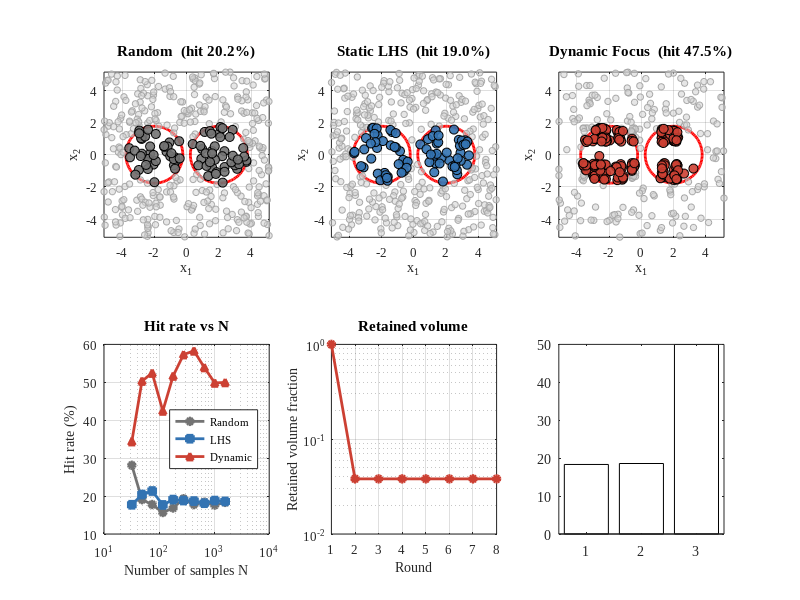

Here is the MATLAB script that generated this plot: (Note: this script raises an error after producing the figure.)
function sampling_dynamic_focus()

set(0, 'DefaultAxesFontName', 'Times New Roman');
set(0, 'DefaultTextFontName',  'Times New Roman');
set(0, 'DefaultAxesFontSize', 10);
set(0, 'DefaultFigureColor', 'w');
set(0, 'DefaultAxesFontAngle', 'normal');
set(0, 'DefaultTextFontAngle', 'normal');
try
    set(0, 'DefaultAxesXTickLabelRotation', 0);
    set(0, 'DefaultAxesYTickLabelRotation', 0);
catch
end

FIG_POS   = [100, 100, 1500, 500];
FS_TITLE  = 11;
FS_LABEL  = 10;
FS_TICK   = 9;
FS_LEGEND = 8;

outdir = fullfile(pwd, 'output');
if ~exist(outdir, 'dir'), mkdir(outdir); end

LB = -5.12;  UB = 5.12;
Rthr = 0.5;
N = 400;

opts = struct();
opts.nRounds     = 8;
opts.GS          = 0.1;
opts.gMax        = 0.2;
opts.k0          = 2.0;
opts.kDecay      = 0.5;
opts.minPts      = 4;
opts.minVol      = 1e-6;
opts.exploreFrac = 0.30;

COL = struct();
COL.rand    = [0.45, 0.45, 0.45];
COL.lhs     = [0.20, 0.45, 0.70];
COL.dynamic = [0.80, 0.25, 0.20];
COL.noncrit = [0.82, 0.82, 0.82];

colors = { COL.rand, COL.lhs, COL.dynamic };
titles = {'Random', 'Static LHS', 'Dynamic Focus'};

rng(42);
res2 = run_experiment(2, N, LB, UB, Rthr, opts);
res3 = run_experiment(3, N, LB, UB, Rthr, opts);

% ================= Figure 1: 2D =================
figure('Position', FIG_POS, 'Color', 'w');
methods2 = {res2.X_rand, res2.X_lhs, res2.X_dyn};
for mi = 1:3
    subplot(2, 3, mi);
    plot_scatter_2d(res2.wfun, methods2{mi}, LB, UB, Rthr, colors{mi}, COL.noncrit, FS_LABEL, FS_TICK);
    hit = 100 * mean(res2.wfun(methods2{mi}) > Rthr);
    title(sprintf('%s  (hit %.1f%%)', titles{mi}, hit), ...
        'FontSize', FS_TITLE, 'FontWeight', 'bold', 'FontAngle', 'normal');
end
plot_stats_panel(res2, colors, FS_TITLE, FS_LABEL, FS_TICK, FS_LEGEND, N);
sgtitle(sprintf('D = 2  —  region = %s', res2.wfun_name), ...
    'FontSize', FS_TITLE + 2, 'FontWeight', 'bold', ...
    'FontAngle', 'normal', 'FontName', 'Times New Roman');
save_figure(outdir, 'fig1_2d_stats');

% ================= Figure 2: 3D =================
figure('Position', FIG_POS, 'Color', 'w');
methods3 = {res3.X_rand, res3.X_lhs, res3.X_dyn};
for mi = 1:3
    subplot(2, 3, mi);
    plot_scatter_3d(res3.wfun, methods3{mi}, LB, UB, Rthr, colors{mi}, COL.noncrit, FS_LABEL, FS_TICK);
    hit = 100 * mean(res3.wfun(methods3{mi}) > Rthr);
    title(sprintf('%s  (hit %.1f%%)', titles{mi}, hit), ...
        'FontSize', FS_TITLE, 'FontWeight', 'bold', 'FontAngle', 'normal');
end
plot_stats_panel(res3, colors, FS_TITLE, FS_LABEL, FS_TICK, FS_LEGEND, N);
sgtitle(sprintf('D = 3  —  region = %s', res3.wfun_name), ...
    'FontSize', FS_TITLE + 2, 'FontWeight', 'bold', ...
    'FontAngle', 'normal', 'FontName', 'Times New Roman');
save_figure(outdir, 'fig2_3d_stats');

fprintf('\n--- Summary ---\n');
fprintf('D = 2  |  Random %.1f%%  LHS %.1f%%  Dynamic %.1f%%\n', ...
    100*res2.hit_r(end), 100*res2.hit_l(end), 100*res2.hit_d(end));
fprintf('D = 3  |  Random %.1f%%  LHS %.1f%%  Dynamic %.1f%%\n', ...
    100*res3.hit_r(end), 100*res3.hit_l(end), 100*res3.hit_d(end));
end


function res = run_experiment(D, N, LB, UB, Rthr, opts)
rng(42);

[wfun, wfun_name] = make_importance(D);

X_rand = sample_random(N, D, LB, UB);
X_lhs  = sample_lhs(N, D, LB, UB);
[X_dyn, hist] = sample_dynamic_sgabc(N, D, LB, UB, wfun, Rthr, opts);

N_list = round(logspace(1.5, 3.2, 10));
n_trials = 3;
hit_r = zeros(size(N_list));
hit_l = zeros(size(N_list));
hit_d = zeros(size(N_list));
for i = 1:numel(N_list)
    Ni = N_list(i);
    ar = 0; al = 0; ad = 0;
    for t = 1:n_trials
        rng(100+t);
        ar = ar + mean(wfun(sample_random(Ni, D, LB, UB)) > Rthr);
        al = al + mean(wfun(sample_lhs(Ni, D, LB, UB)) > Rthr);
        [Xd, ~] = sample_dynamic_sgabc(Ni, D, LB, UB, wfun, Rthr, opts);
        ad = ad + mean(wfun(Xd) > Rthr);
    end
    hit_r(i) = ar / n_trials;
    hit_l(i) = al / n_trials;
    hit_d(i) = ad / n_trials;
end

res.X_rand    = X_rand;
res.X_lhs     = X_lhs;
res.X_dyn     = X_dyn;
res.hist      = hist;
res.wfun      = wfun;
res.wfun_name = wfun_name;
res.N_list    = N_list;
res.hit_r     = hit_r;
res.hit_l     = hit_l;
res.hit_d     = hit_d;
end


function [wfun, name_out] = make_importance(D)
c1 = [-2, zeros(1, D-1)];
c2 = [ 2, zeros(1, D-1)];
sig = 1.5;
wfun = @(X) max(exp(-sum((X - c1).^2, 2) / (2*sig^2)), ...
                exp(-sum((X - c2).^2, 2) / (2*sig^2)));
name_out = 'Two Gaussian Balls';
end


function X = sample_random(N, D, LB, UB)
X = LB + rand(N, D) .* (UB - LB);
end


function X = sample_lhs(N, D, LB, UB)
X = zeros(N, D);
for d = 1:D
    u = (rand(N, 1) + (0:N-1)') / N;
    u = u(randperm(N));
    X(:, d) = LB + u * (UB - LB);
end
end


function [X, hist] = sample_dynamic_sgabc(N, D, LB, UB, wfun, Rthr, opts)
nRounds      = opts.nRounds;
GS           = opts.GS;
gMax         = opts.gMax;
minPts       = opts.minPts;
minVol       = opts.minVol;
exploreFrac  = opts.exploreFrac;

batchSize = ceil(N / nRounds);
segs = cell(1, D);
for d = 1:D
    segs{d} = [LB, UB];
end
k = opts.k0;

X       = zeros(0, D);
allCrit = zeros(0, D);

hist.segs      = {};
hist.vol       = [];
hist.nsegs     = [];
hist.critCount = [];
hist.X         = {};

for r = 1:nRounds
    if size(allCrit, 1) < minPts
        Xr = sample_random(batchSize, D, LB, UB);
    else
        n_exp = round(exploreFrac * batchSize);
        n_box = batchSize - n_exp;
        Xr_box = sample_from_segs(segs, n_box, D, LB, UB);
        Xr_exp = sample_random(n_exp, D, LB, UB);
        Xr = [Xr_box; Xr_exp];
    end

    yr = wfun(Xr);
    X = [X; Xr];
    allCrit = [allCrit; Xr(yr >= Rthr, :)];

    if size(allCrit, 1) >= minPts
        [segs, k] = update_segs(segs, allCrit, LB, UB, k, opts.kDecay, ...
            GS, gMax, minVol, D);
    end

    hist.segs{end+1}      = segs;
    hist.vol(end+1)       = compute_seg_volume(segs, LB, UB);
    hist.nsegs(end+1)     = count_segs(segs);
    hist.critCount(end+1) = size(allCrit, 1);
    hist.X{end+1}         = Xr;
end

if size(X, 1) < N
    Xextra = sample_from_segs(segs, N - size(X,1), D, LB, UB);
    X = [X; Xextra];
end
X = X(1:N, :);
end


function X = sample_from_segs(segs, n, D, LB, UB)
X = zeros(n, D);
for d = 1:D
    s = segs{d};
    if isempty(s)
        X(:, d) = LB + rand(n, 1) * (UB - LB);
    else
        pk = randi(size(s, 1), n, 1);
        lo = s(pk, 1);
        hi = s(pk, 2);
        X(:, d) = lo + rand(n, 1) .* (hi - lo);
    end
end
X = max(LB, min(UB, X));
end


function [segs_new, k_new] = update_segs(segs, pts, LB, UB, k, kDecay, ...
    GS, gMax, minVol, D)
segs_new = cell(1, D);
for d = 1:D
    col = pts(:, d);
    mu = mean(col);
    sg = std(col);
    g_raw = k * sg;
    g = min(max(g_raw, GS), gMax);

    idx = unique(floor((col - mu) / g));
    lo = max(mu + idx * g, LB);
    hi = min(mu + (idx + 1) * g, UB);

    lo = LB + GS * floor((lo - LB) / GS);
    hi = LB + GS * ceil((hi - LB) / GS);
    hi = min(hi, UB);

    seg_raw = [lo(:), hi(:)];
    keep = seg_raw(1, :);
    for ii = 2:size(seg_raw, 1)
        if seg_raw(ii, 1) <= keep(end, 2) + 1e-9
            keep(end, 2) = max(keep(end, 2), seg_raw(ii, 2));
        else
            keep(end+1, :) = seg_raw(ii, :);
        end
    end

    keep = intersect_segs(segs{d}, keep);
    if isempty(keep)
        keep = segs{d};
    end

    segs_new{d} = keep;
end

vol = compute_seg_volume(segs_new, LB, UB);
if vol < minVol
    segs_new = segs;
end
k_new = k * kDecay;
end


function out = intersect_segs(A, B)
out = zeros(0, 2);
if isempty(A) || isempty(B)
    return;
end
for i = 1:size(A, 1)
    for j = 1:size(B, 1)
        lo = max(A(i, 1), B(j, 1));
        hi = min(A(i, 2), B(j, 2));
        if hi > lo + 1e-9
            out(end+1, :) = [lo, hi];
        end
    end
end
end


function v = compute_seg_volume(segs, LB, UB)
v = 1;
for d = 1:numel(segs)
    s = segs{d};
    len = 0;
    for i = 1:size(s, 1)
        len = len + (s(i, 2) - s(i, 1));
    end
    v = v * len / (UB - LB);
end
end


function n = count_segs(segs)
n = 0;
for d = 1:numel(segs)
    n = n + size(segs{d}, 1);
end
end


function plot_stats_panel(res, colors, FS_TITLE, FS_LABEL, FS_TICK, FS_LEGEND, N)

subplot(2, 3, 4);
hold on;
plot(res.N_list, 100*res.hit_r, 'o-', 'Color', colors{1}, 'LineWidth', 2, ...
    'MarkerFaceColor', colors{1}, 'MarkerSize', 5, 'DisplayName', 'Random');
plot(res.N_list, 100*res.hit_l, 's-', 'Color', colors{2}, 'LineWidth', 2, ...
    'MarkerFaceColor', colors{2}, 'MarkerSize', 5, 'DisplayName', 'LHS');
plot(res.N_list, 100*res.hit_d, '^-', 'Color', colors{3}, 'LineWidth', 2, ...
    'MarkerFaceColor', colors{3}, 'MarkerSize', 5, 'DisplayName', 'Dynamic');
set(gca, 'XScale', 'log', 'FontSize', FS_TICK, 'FontAngle', 'normal');
xlabel('Number of samples N', 'FontSize', FS_LABEL, 'FontAngle', 'normal');
ylabel('Hit rate (%)', 'FontSize', FS_LABEL, 'FontAngle', 'normal');
title('Hit rate vs N', 'FontSize', FS_TITLE, 'FontWeight', 'bold', 'FontAngle', 'normal');
legend('Location', 'east', 'FontSize', FS_LEGEND);
grid on; box on; xtickangle(0); hold off;

subplot(2, 3, 5);
hold on;
plot(1:numel(res.hist.vol), res.hist.vol, 'o-', 'Color', colors{3}, ...
    'LineWidth', 2, 'MarkerFaceColor', colors{3}, 'MarkerSize', 5);
set(gca, 'YScale', 'log', 'FontSize', FS_TICK, 'FontAngle', 'normal');
xlabel('Round', 'FontSize', FS_LABEL, 'FontAngle', 'normal');
ylabel('Retained volume fraction', 'FontSize', FS_LABEL, 'FontAngle', 'normal');
title('Retained volume', 'FontSize', FS_TITLE, 'FontWeight', 'bold', 'FontAngle', 'normal');
grid on; box on; xtickangle(0); hold off;

subplot(2, 3, 6);
bar_data = 100 * [res.hit_r(end), res.hit_l(end), res.hit_d(end)];
b = bar(bar_data, 'FaceColor', 'flat', 'EdgeColor', 'k', 'LineWidth', 0.6);
b.CData(1,:) = colors{1};
b.CData(2,:) = colors{2};
b.CData(3,:) = colors{3};
set(gca, 'XTickLabel', {'Random', 'LHS', 'Dynamic'}, ...
    'FontSize', FS_TICK, 'FontAngle', 'normal');
ylabel('Hit rate (%)', 'FontSize', FS_LABEL, 'FontAngle', 'normal');
title(sprintf('Final hit rate (N = %d)', N), ...
    'FontSize', FS_TITLE, 'FontWeight', 'bold', 'FontAngle', 'normal');
grid on; box on; xtickangle(0);
for i = 1:3
    text(i, bar_data(i) + 1, sprintf('%.1f%%', bar_data(i)), ...
        'HorizontalAlignment', 'center', 'FontWeight', 'bold', ...
        'FontSize', FS_TICK, 'FontAngle', 'normal');
end
end


function plot_scatter_2d(wfun, X, LB, UB, Rthr, colorValue, nonColor, FS_LABEL, FS_TICK)
G = 120;
g = linspace(LB, UB, G);
[Xg, Yg] = meshgrid(g, g);
Zg = zeros(G, G);
for i = 1:G
    for j = 1:G
        pt = [Xg(i, j), Yg(i, j)];
        Zg(i, j) = wfun(pt);
    end
end
contour(Xg, Yg, Zg, [Rthr Rthr], 'r-', 'LineWidth', 2);
hold on;

isc = wfun(X) >= Rthr;
scatter(X(~isc,1), X(~isc,2), 22, nonColor, ...
    'filled', 'MarkerFaceAlpha', 0.55, ...
    'MarkerEdgeColor', [0.65 0.65 0.65], 'LineWidth', 0.2);
scatter(X(isc,1), X(isc,2), 45, colorValue, ...
    'filled', 'MarkerEdgeColor', 'k', 'LineWidth', 0.45, ...
    'MarkerFaceAlpha', 0.9);

axis([LB UB LB UB]); axis square;
xlabel('x_1', 'FontSize', FS_LABEL, 'FontAngle', 'normal');
ylabel('x_2', 'FontSize', FS_LABEL, 'FontAngle', 'normal');
set(gca, 'FontSize', FS_TICK, 'FontAngle', 'normal', 'XTickLabelRotation', 0);
grid on; box on; xtickangle(0);
hold off;
end


function plot_scatter_3d(wfun, X, LB, UB, Rthr, colorValue, nonColor, FS_LABEL, FS_TICK)
G = 28;
g = linspace(LB, UB, G);
[Xg, Yg, Zg] = meshgrid(g, g, g);
pts = [Xg(:), Yg(:), Zg(:)];
wv = wfun(pts);
isCrit = wv >= Rthr;
critPts = pts(isCrit, :);

scatter3(critPts(:,1), critPts(:,2), critPts(:,3), ...
    14, [1.00 0.30 0.30], 'filled', ...
    'MarkerFaceAlpha', 0.06, 'MarkerEdgeColor', 'none');
hold on;

yr = wfun(X);
isHit = yr >= Rthr;
scatter3(X(~isHit,1), X(~isHit,2), X(~isHit,3), ...
    14, nonColor, 'filled', ...
    'MarkerFaceAlpha', 0.55, 'MarkerEdgeColor', 'none');
scatter3(X(isHit,1), X(isHit,2), X(isHit,3), ...
    35, colorValue, 'filled', ...
    'MarkerEdgeColor', 'k', 'LineWidth', 0.4, ...
    'MarkerFaceAlpha', 0.9);

axis([LB UB LB UB LB UB]);
axis square;
xlabel('x_1', 'FontSize', FS_LABEL, 'FontAngle', 'normal');
ylabel('x_2', 'FontSize', FS_LABEL, 'FontAngle', 'normal');
zlabel('x_3', 'FontSize', FS_LABEL, 'FontAngle', 'normal');
set(gca, 'FontSize', FS_TICK, 'FontAngle', 'normal', ...
    'XTickLabelRotation', 0, 'YTickLabelRotation', 0);
grid on; box on;
view(-37.5, 22);
hold off;
end


function save_figure(outdir, basename)
set(gcf, 'Color', 'w');
set(gcf, 'InvertHardcopy', 'off');
set(gcf, 'PaperPositionMode', 'auto');
print(gcf, fullfile(outdir, [basename '.png']), '-dpng', '-r300');
fprintf('Saved: %s.png\n', basename);
end
